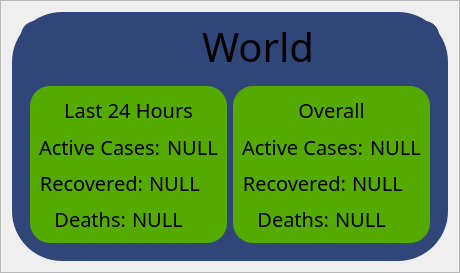
                           <widget class="QFrame" name="frame_5">
                            <property name="frameShape">
                             <enum>QFrame::StyledPanel</enum>
                            </property>
                            <property name="frameShadow">
                             <enum>QFrame::Raised</enum>
                            </property>
                            <layout class="QHBoxLayout" name="horizontalLayout_25">
                             <item>
                              <widget class="QFrame" name="frame_15">
                               <property name="styleSheet">
                                <string notr="true">border-radius: 50px;
background-color: rgb(48, 70, 120);
font: 20px bold;

</string>
                               </property>
                               <property name="frameShape">
                                <enum>QFrame::StyledPanel</enum>
                               </property>
                               <property name="frameShadow">
                                <enum>QFrame::Raised</enum>
                               </property>
                               <layout class="QVBoxLayout" name="verticalLayout_25">
                                <item>
                                 <widget class="QFrame" name="frame_16">
                                  <property name="minimumSize">
                                   <size>
                                    <width>0</width>
                                    <height>50</height>
                                   </size>
                                  </property>
                                  <property name="maximumSize">
                                   <size>
                                    <width>16777215</width>
                                    <height>50</height>
                                   </size>
                                  </property>
                                  <property name="styleSheet">
                                   <string notr="true">border-radius: 15px;</string>
                                  </property>
                                  <property name="frameShape">
                                   <enum>QFrame::StyledPanel</enum>
                                  </property>
                                  <property name="frameShadow">
                                   <enum>QFrame::Raised</enum>
                                  </property>
                                  <layout class="QHBoxLayout" name="horizontalLayout_15">
                                   <property name="leftMargin">
                                    <number>0</number>
                                   </property>
                                   <property name="topMargin">
                                    <number>0</number>
                                   </property>
                                   <property name="rightMargin">
                                    <number>0</number>
                                   </property>
                                   <property name="bottomMargin">
                                    <number>0</number>
                                   </property>
                                   <item>
                                    <widget class="QFrame" name="frame_12">
                                     <property name="styleSheet">
                                      <string notr="true"/>
                                     </property>
                                     <property name="frameShape">
                                      <enum>QFrame::StyledPanel</enum>
                                     </property>
                                     <property name="frameShadow">
                                      <enum>QFrame::Raised</enum>
                                     </property>
                                    </widget>
                                   </item>
                                   <item alignment="Qt::AlignHCenter">
                                    <widget class="QFrame" name="frame_13">
                                     <property name="frameShape">
                                      <enum>QFrame::StyledPanel</enum>
                                     </property>
                                     <property name="frameShadow">
                                      <enum>QFrame::Raised</enum>
                                     </property>
                                     <layout class="QGridLayout" name="gridLayout_3">
                                      <property name="leftMargin">
                                       <number>0</number>
                                      </property>
                                      <property name="topMargin">
                                       <number>0</number>
                                      </property>
                                      <property name="rightMargin">
                                       <number>0</number>
                                      </property>
                                      <property name="bottomMargin">
                                       <number>0</number>
                                      </property>
                                      <item row="0" column="0">
                                       <widget class="QFrame" name="frame_17">
                                        <property name="minimumSize">
                                         <size>
                                          <width>50</width>
                                          <height>50</height>
                                         </size>
                                        </property>
                                        <property name="maximumSize">
                                         <size>
                                          <width>60</width>
                                          <height>60</height>
                                         </size>
                                        </property>
                                        <property name="styleSheet">
                                         <string notr="true">border-image: url(:/images/images/images/world.png);</string>
                                        </property>
                                        <property name="frameShape">
                                         <enum>QFrame::StyledPanel</enum>
                                        </property>
                                        <property name="frameShadow">
                                         <enum>QFrame::Raised</enum>
                                        </property>
                                       </widget>
                                      </item>
                                      <item row="0" column="1">
                                       <widget class="QLabel" name="label_56">
                                        <property name="styleSheet">
                                         <string notr="true">font: 40px bold;</string>
                                        </property>
                                        <property name="text">
                                         <string>World</string>
                                        </property>
                                        <property name="alignment">
                                         <set>Qt::AlignLeading|Qt::AlignLeft|Qt::AlignVCenter</set>
                                        </property>
                                       </widget>
                                      </item>
                                     </layout>
                                    </widget>
                                   </item>
                                   <item>
                                    <widget class="QFrame" name="frame_14">
                                     <property name="frameShape">
                                      <enum>QFrame::StyledPanel</enum>
                                     </property>
                                     <property name="frameShadow">
                                      <enum>QFrame::Raised</enum>
                                     </property>
                                    </widget>
                                   </item>
                                  </layout>
                                 </widget>
                                </item>
                                <item>
                                 <widget class="QFrame" name="frame_33">
                                  <property name="minimumSize">
                                   <size>
                                    <width>0</width>
                                    <height>175</height>
                                   </size>
                                  </property>
                                  <property name="styleSheet">
                                   <string notr="true">border-radius: 20px;</string>
                                  </property>
                                  <property name="frameShape">
                                   <enum>QFrame::StyledPanel</enum>
                                  </property>
                                  <property name="frameShadow">
                                   <enum>QFrame::Raised</enum>
                                  </property>
                                  <layout class="QHBoxLayout" name="horizontalLayout_21">
                                   <item>
                                    <widget class="QFrame" name="frame_34">
                                     <property name="styleSheet">
                                      <string notr="true">border-radius: 20px;
background-color: rgb(85, 170, 0);
font: 20px bold;</string>
                                     </property>
                                     <property name="frameShape">
                                      <enum>QFrame::StyledPanel</enum>
                                     </property>
                                     <property name="frameShadow">
                                      <enum>QFrame::Raised</enum>
                                     </property>
                                     <layout class="QVBoxLayout" name="verticalLayout_28">
                                      <item>
                                       <widget class="QFrame" name="frame_39">
                                        <property name="frameShape">
                                         <enum>QFrame::StyledPanel</enum>
                                        </property>
                                        <property name="frameShadow">
                                         <enum>QFrame::Raised</enum>
                                        </property>
                                        <layout class="QHBoxLayout" name="horizontalLayout_27">
                                         <property name="leftMargin">
                                          <number>0</number>
                                         </property>
                                         <property name="topMargin">
                                          <number>0</number>
                                         </property>
                                         <property name="rightMargin">
                                          <number>0</number>
                                         </property>
                                         <property name="bottomMargin">
                                          <number>0</number>
                                         </property>
                                         <item>
                                          <widget class="QLabel" name="label_16">
                                           <property name="styleSheet">
                                            <string notr="true">font: 20pt &quot;Franklin Gothic Demi&quot;;</string>
                                           </property>
                                           <property name="text">
                                            <string>Last 24 Hours</string>
                                           </property>
                                           <property name="alignment">
                                            <set>Qt::AlignCenter</set>
                                           </property>
                                          </widget>
                                         </item>
                                        </layout>
                                       </widget>
                                      </item>
                                      <item>
                                       <widget class="QFrame" name="frame_38">
                                        <property name="frameShape">
                                         <enum>QFrame::StyledPanel</enum>
                                        </property>
                                        <property name="frameShadow">
                                         <enum>QFrame::Raised</enum>
                                        </property>
                                        <layout class="QHBoxLayout" name="horizontalLayout_22">
                                         <property name="spacing">
                                          <number>7</number>
                                         </property>
                                         <property name="leftMargin">
                                          <number>0</number>
                                         </property>
                                         <property name="topMargin">
                                          <number>0</number>
                                         </property>
                                         <property name="rightMargin">
                                          <number>0</number>
                                         </property>
                                         <property name="bottomMargin">
                                          <number>0</number>
                                         </property>
                                         <item>
                                          <widget class="QLabel" name="label_13">
                                           <property name="text">
                                            <string>Active Cases:</string>
                                           </property>
                                           <property name="alignment">
                                            <set>Qt::AlignRight|Qt::AlignTrailing|Qt::AlignVCenter</set>
                                           </property>
                                          </widget>
                                         </item>
                                         <item>
                                          <widget class="QLabel" name="label_12">
                                           <property name="text">
                                            <string>NULL</string>
                                           </property>
                                          </widget>
                                         </item>
                                        </layout>
                                       </widget>
                                      </item>
                                      <item>
                                       <widget class="QFrame" name="frame_36">
                                        <property name="frameShape">
                                         <enum>QFrame::StyledPanel</enum>
                                        </property>
                                        <property name="frameShadow">
                                         <enum>QFrame::Raised</enum>
                                        </property>
                                        <layout class="QHBoxLayout" name="horizontalLayout_23">
                                         <property name="leftMargin">
                                          <number>0</number>
                                         </property>
                                         <property name="topMargin">
                                          <number>0</number>
                                         </property>
                                         <property name="rightMargin">
                                          <number>0</number>
                                         </property>
                                         <property name="bottomMargin">
                                          <number>0</number>
                                         </property>
                                         <item>
                                          <widget class="QLabel" name="label_14">
                                           <property name="text">
                                            <string>Recovered:</string>
                                           </property>
                                           <property name="alignment">
                                            <set>Qt::AlignRight|Qt::AlignTrailing|Qt::AlignVCenter</set>
                                           </property>
                                          </widget>
                                         </item>
                                         <item>
                                          <widget class="QLabel" name="label_15">
                                           <property name="text">
                                            <string>NULL</string>
                                           </property>
                                          </widget>
                                         </item>
                                        </layout>
                                       </widget>
                                      </item>
                                      <item>
                                       <widget class="QFrame" name="frame_37">
                                        <property name="frameShape">
                                         <enum>QFrame::StyledPanel</enum>
                                        </property>
                                        <property name="frameShadow">
                                         <enum>QFrame::Raised</enum>
                                        </property>
                                        <layout class="QHBoxLayout" name="horizontalLayout_28">
                                         <property name="leftMargin">
                                          <number>0</number>
                                         </property>
                                         <property name="topMargin">
                                          <number>0</number>
                                         </property>
                                         <property name="rightMargin">
                                          <number>0</number>
                                         </property>
                                         <property name="bottomMargin">
                                          <number>0</number>
                                         </property>
                                         <item>
                                          <widget class="QLabel" name="label_33">
                                           <property name="text">
                                            <string>Deaths:</string>
                                           </property>
                                           <property name="alignment">
                                            <set>Qt::AlignRight|Qt::AlignTrailing|Qt::AlignVCenter</set>
                                           </property>
                                          </widget>
                                         </item>
                                         <item>
                                          <widget class="QLabel" name="label_17">
                                           <property name="text">
                                            <string>NULL</string>
                                           </property>
                                          </widget>
                                         </item>
                                        </layout>
                                       </widget>
                                      </item>
                                     </layout>
                                    </widget>
                                   </item>
                                   <item>
                                    <widget class="QFrame" name="frame_35">
                                     <property name="styleSheet">
                                      <string notr="true">border-radius: 20px;
background-color: rgb(85, 170, 0);
font: 20px bold;</string>
                                     </property>
                                     <property name="frameShape">
                                      <enum>QFrame::StyledPanel</enum>
                                     </property>
                                     <property name="frameShadow">
                                      <enum>QFrame::Raised</enum>
                                     </property>
                                     <layout class="QVBoxLayout" name="verticalLayout_29">
                                      <item>
                                       <widget class="QFrame" name="frame_40">
                                        <property name="frameShape">
                                         <enum>QFrame::StyledPanel</enum>
                                        </property>
                                        <property name="frameShadow">
                                         <enum>QFrame::Raised</enum>
                                        </property>
                                        <layout class="QHBoxLayout" name="horizontalLayout_29">
                                         <property name="leftMargin">
                                          <number>0</number>
                                         </property>
                                         <property name="topMargin">
                                          <number>0</number>
                                         </property>
                                         <property name="rightMargin">
                                          <number>0</number>
                                         </property>
                                         <property name="bottomMargin">
                                          <number>0</number>
                                         </property>
                                         <item>
                                          <widget class="QLabel" name="label_34">
                                           <property name="styleSheet">
                                            <string notr="true">font: 20pt &quot;Franklin Gothic Demi&quot;;</string>
                                           </property>
                                           <property name="text">
                                            <string>Overall</string>
                                           </property>
                                           <property name="alignment">
                                            <set>Qt::AlignCenter</set>
                                           </property>
                                          </widget>
                                         </item>
                                        </layout>
                                       </widget>
                                      </item>
                                      <item>
                                       <widget class="QFrame" name="frame_41">
                                        <property name="frameShape">
                                         <enum>QFrame::StyledPanel</enum>
                                        </property>
                                        <property name="frameShadow">
                                         <enum>QFrame::Raised</enum>
                                        </property>
                                        <layout class="QHBoxLayout" name="horizontalLayout_30">
                                         <property name="spacing">
                                          <number>7</number>
                                         </property>
                                         <property name="leftMargin">
                                          <number>0</number>
                                         </property>
                                         <property name="topMargin">
                                          <number>0</number>
                                         </property>
                                         <property name="rightMargin">
                                          <number>0</number>
                                         </property>
                                         <property name="bottomMargin">
                                          <number>0</number>
                                         </property>
                                         <item>
                                          <widget class="QLabel" name="label_35">
                                           <property name="text">
                                            <string>Active Cases:</string>
                                           </property>
                                           <property name="alignment">
                                            <set>Qt::AlignRight|Qt::AlignTrailing|Qt::AlignVCenter</set>
                                           </property>
                                          </widget>
                                         </item>
                                         <item>
                                          <widget class="QLabel" name="label_36">
                                           <property name="text">
                                            <string>NULL</string>
                                           </property>
                                          </widget>
                                         </item>
                                        </layout>
                                       </widget>
                                      </item>
                                      <item>
                                       <widget class="QFrame" name="frame_42">
                                        <property name="frameShape">
                                         <enum>QFrame::StyledPanel</enum>
                                        </property>
                                        <property name="frameShadow">
                                         <enum>QFrame::Raised</enum>
                                        </property>
                                        <layout class="QHBoxLayout" name="horizontalLayout_31">
                                         <property name="leftMargin">
                                          <number>0</number>
                                         </property>
                                         <property name="topMargin">
                                          <number>0</number>
                                         </property>
                                         <property name="rightMargin">
                                          <number>0</number>
                                         </property>
                                         <property name="bottomMargin">
                                          <number>0</number>
                                         </property>
                                         <item>
                                          <widget class="QLabel" name="label_37">
                                           <property name="text">
                                            <string>Recovered:</string>
                                           </property>
                                           <property name="alignment">
                                            <set>Qt::AlignRight|Qt::AlignTrailing|Qt::AlignVCenter</set>
                                           </property>
                                          </widget>
                                         </item>
                                         <item>
                                          <widget class="QLabel" name="label_38">
                                           <property name="text">
                                            <string>NULL</string>
                                           </property>
                                          </widget>
                                         </item>
                                        </layout>
                                       </widget>
                                      </item>
                                      <item>
                                       <widget class="QFrame" name="frame_43">
                                        <property name="frameShape">
                                         <enum>QFrame::StyledPanel</enum>
                                        </property>
                                        <property name="frameShadow">
                                         <enum>QFrame::Raised</enum>
                                        </property>
                                        <layout class="QHBoxLayout" name="horizontalLayout_32">
                                         <property name="leftMargin">
                                          <number>0</number>
                                         </property>
                                         <property name="topMargin">
                                          <number>0</number>
                                         </property>
                                         <property name="rightMargin">
                                          <number>0</number>
                                         </property>
                                         <property name="bottomMargin">
                                          <number>0</number>
                                         </property>
                                         <item>
                                          <widget class="QLabel" name="label_39">
                                           <property name="text">
                                            <string>Deaths:</string>
                                           </property>
                                           <property name="alignment">
                                            <set>Qt::AlignRight|Qt::AlignTrailing|Qt::AlignVCenter</set>
                                           </property>
                                          </widget>
                                         </item>
                                         <item>
                                          <widget class="QLabel" name="label_40">
                                           <property name="text">
                                            <string>NULL</string>
                                           </property>
                                          </widget>
                                         </item>
                                        </layout>
                                       </widget>
                                      </item>
                                     </layout>
                                    </widget>
                                   </item>
                                  </layout>
                                 </widget>
                                </item>
                               </layout>
                              </widget>
                             </item>
                            </layout>
                           </widget>
